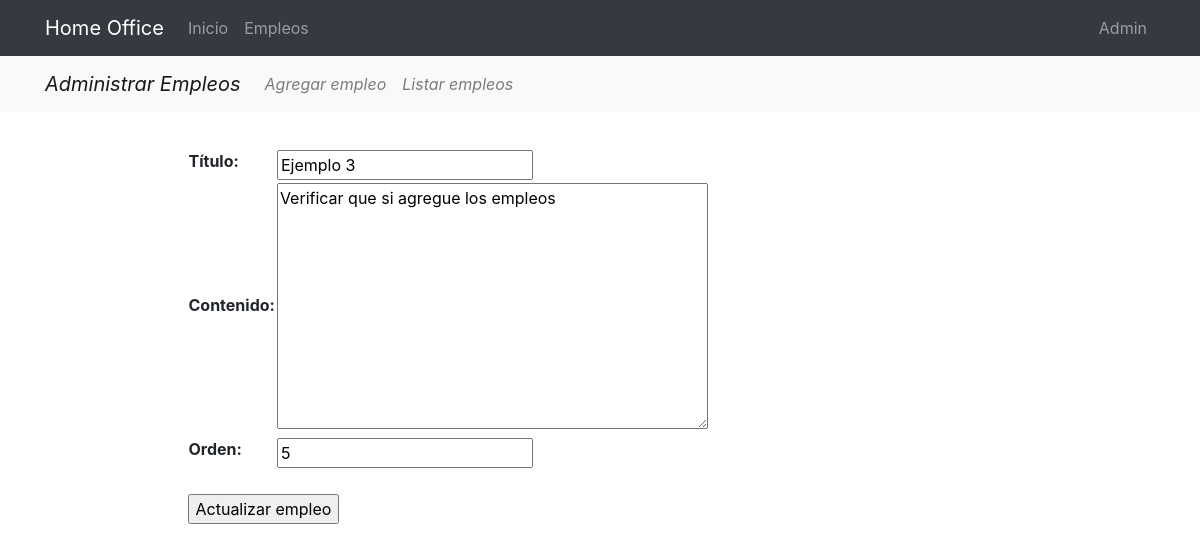
Page /pages/update/5/ (signed in) on the earlier database version.
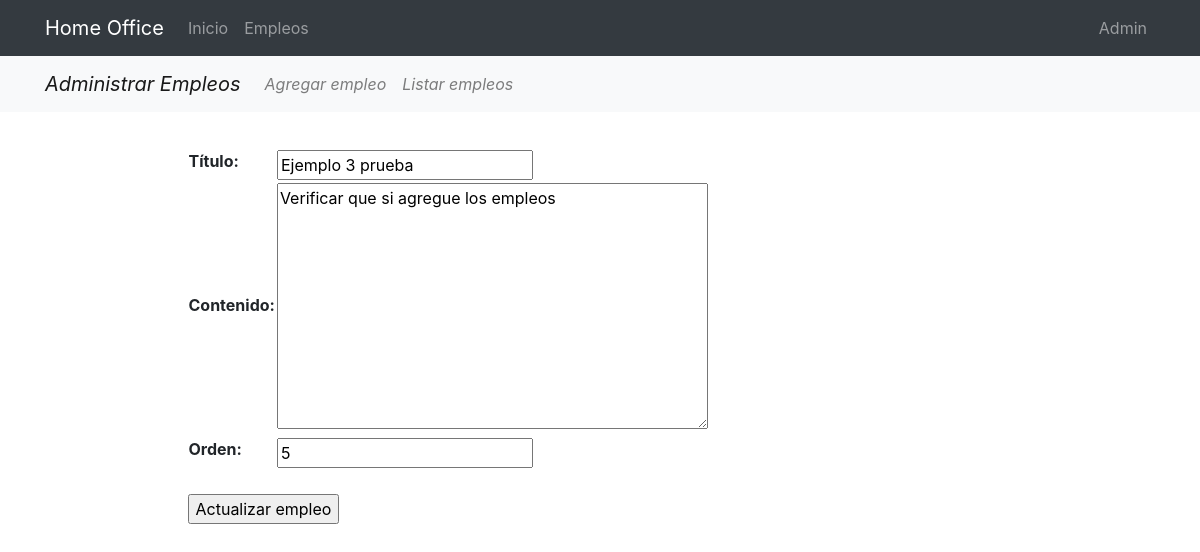
Same page on the later database version.
### pages/models.py (models this page shows, shortened)
class Page(models.Model):
    title = models.CharField(verbose_name="Título", max_length=200)
    content = RichTextField(verbose_name="Contenido")
    order = models.SmallIntegerField(verbose_name="Orden", default=0)
    created = models.DateTimeField(auto_now_add=True, verbose_name="Fecha de creación")
    updated = models.DateTimeField(auto_now=True, verbose_name="Fecha de edición")
    class Meta:
        verbose_name = "Empleo"
        verbose_name_plural = "Empleos"
        ordering = ['order', 'title']

### pages/views.py (the view, shortened to what this page needs)
# urls.py: path('update/<int:pk>/', PageUpdate.as_view(), name='update' ),
class PageUpdate(UpdateView):
    model = Page
    fields = ['title', 'content', 'order']
    template_name_suffix = '_update_form'

### pages/templates/pages/page_update_form.html (shortened to what this page needs)
{% extends 'core/base.html' %}
{% load static %}
{% block content %}
{% include 'pages/includes/pages_menu.html'%}
<main role="main">
  <div class="container">
    <div class="row mt-3">
      <div class="col-md-9 mx-auto">
        <div>
            <form action="" method="post">{% csrf_token %}
                <table>
                    {{ form.as_table }}
                </table>
                <br>
                <input type="submit" value="Actualizar empleo" />
            </form>
        </div>
      </div>
    </div>
  </div>
</main>
{% endblock %}

Differences in the rows shown:
changed Page "Verificar que si agregue los empleos": title "Ejemplo 3" → "Ejemplo 3 prueba"
